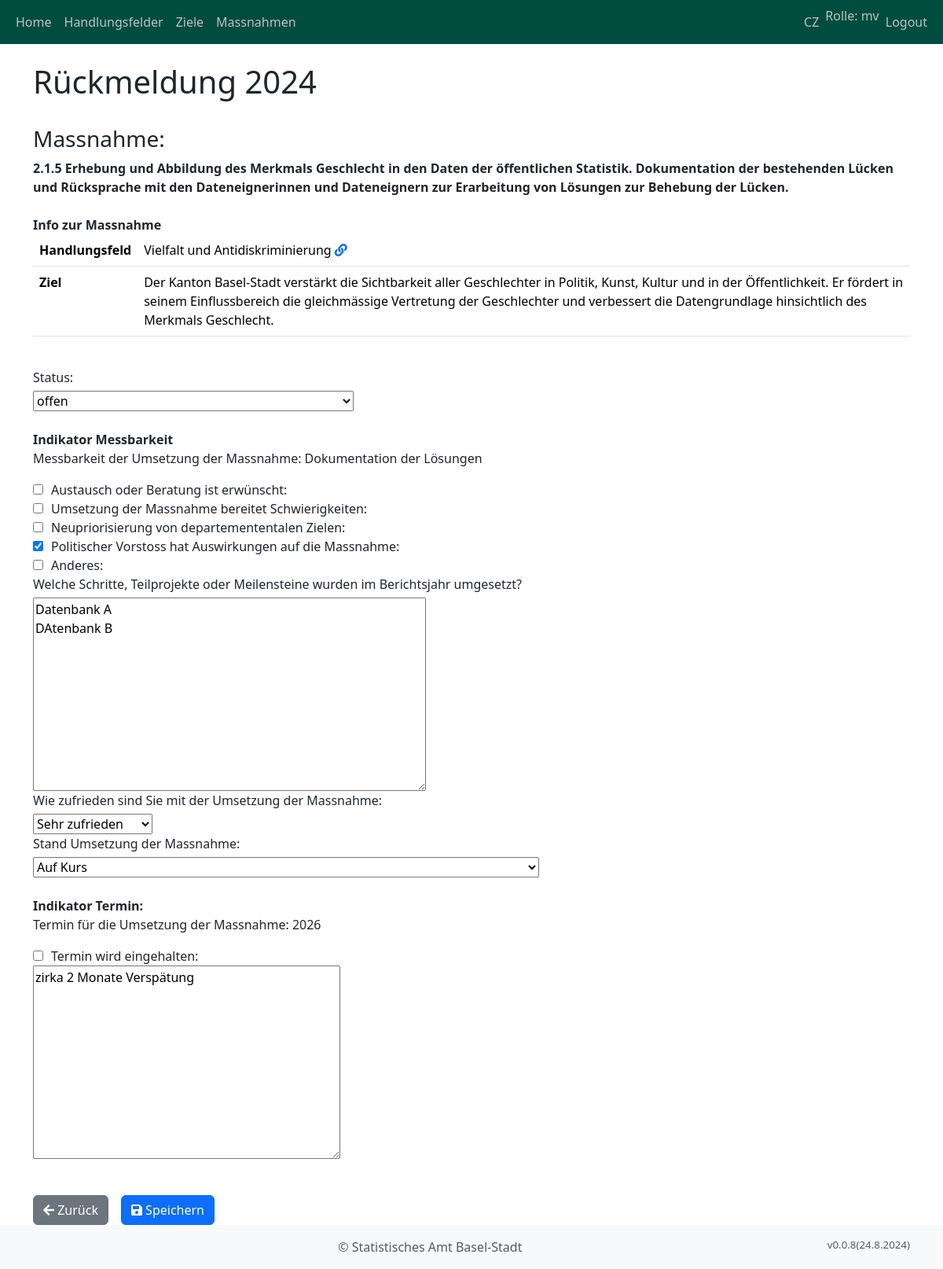
The app's page /plan_record/269/edit/ (signed in), older data.
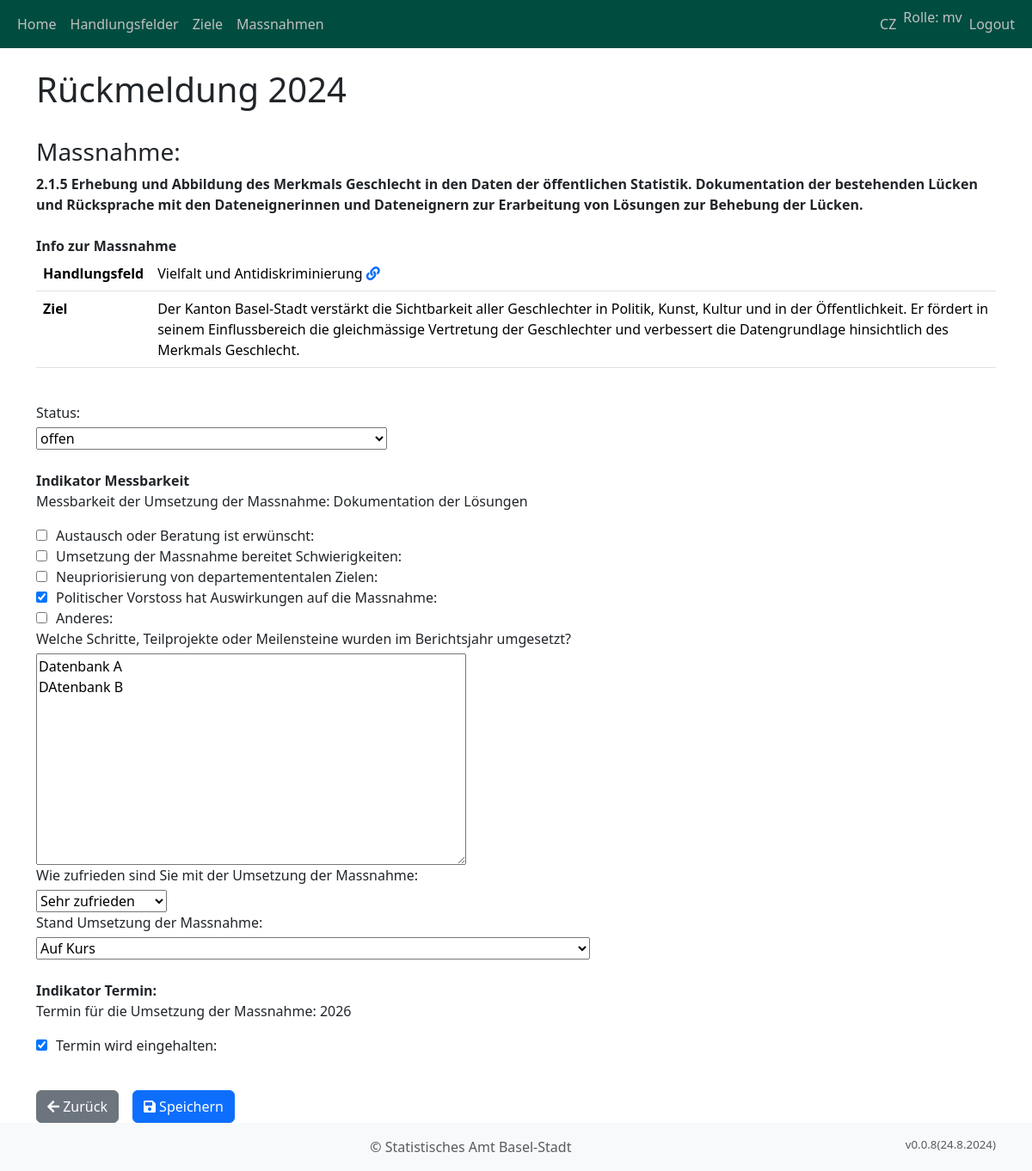
The same page, newer data.
### objective_manager_app/models.py (models this page shows, shortened)
class PlanRecord(models.Model):
    massnahme = models.ForeignKey(Massnahme, on_delete=models.CASCADE)
    jahr = models.IntegerField(verbose_name="Jahr", default=datetime.now().year)
    verantwortlich = models.ForeignKey(Person, on_delete=models.CASCADE, verbose_name="Massnahmenverantwortliche Person", null=True, blank=True, related_name='planrecord_person')
    organisation = models.ForeignKey(Organisation, on_delete=models.CASCADE, verbose_name="Federführende Organisation", null=True, blank=True, related_name='planrecord_organisation')
    rueckmeldung_austausch = models.BooleanField(verbose_name="Austausch oder Beratung ist erwünscht", null=True, default=False)
    rueckmeldung_schwierigkeiten = models.BooleanField(verbose_name="Umsetzung der Massnahme bereitet Schwierigkeiten", null=True, default=False)
    rueckmeldung_neupriorisierung = models.BooleanField(verbose_name="Neupriorisierung von departemententalen Zielen", null=True, default=False)
    rueckmeldung_pol_vorstoss = models.BooleanField(verbose_name="Politischer Vorstoss hat Auswirkungen auf die Massnahme", null=True, default=False)
    rueckmeldung_anderes = models.BooleanField(verbose_name="Anderes", null=True, default=False)
    rueckmeldung_anderes_text = models.TextField(verbose_name="Anderes", max_length=500, null=True, blank=True)
    rueckmeldung_mv = models.TextField(verbose_name="Allgmeine Bemerkungen", null=True, blank=True)
    einhaltung_termin = models.BooleanField(verbose_name="Termin wird eingehalten", null=True, blank=True)
    einhaltung_termin_text = models.TextField(verbose_name="Begründung der Abweichung", max_length=500, null=True, blank=True)
    umsetzung_mv = models.TextField(verbose_name="Welche Schritte, Teilprojekte oder Meilensteine wurden im Berichtsjahr umgesetzt?", null=True, blank=True)
    zufriedenheit = models.ForeignKey(Zufriedenheit, verbose_name="Wie zufrieden sind Sie mit der Umsetzung der Massnahme", null=True, blank=True, on_delete=models.CASCADE, related_name='planrecord_zufriedenheit')
    schwierigkeiten = models.ForeignKey(Wertung, verbose_name="Stand Umsetzung der Massnahme", null=True, blank=True, on_delete=models.CASCADE, related_name='planrecord_schwierigkeiten')
    rueckmeldung_fgs = models.TextField(verbose_name="Bemerkungen FGS", null=True, blank=True)
    rueckmeldung_sp = models.TextField(verbose_name="Bemerkungen SP", null=True, blank=True)
    status = models.ForeignKey(StatusMassnahme,verbose_name="Status", null=True, default=17, on_delete=models.CASCADE)
    erstellt_am = models.DateTimeField(auto_now_add=True, verbose_name='Erstellt am')
    erstellt_von = models.ForeignKey(User, on_delete=models.CASCADE, verbose_name='Erstellt von')

class BusinessObject(models.Model):
    typ = models.ForeignKey("BusinessObjectTyp", on_delete=models.CASCADE, related_name="typ")
    vorgaenger = models.ForeignKey("self", on_delete=models.CASCADE, null=True, blank=True)
    kuerzel = models.CharField(max_length=10, verbose_name="Nummer")
    titel = models.CharField(max_length=200, verbose_name="Titel")
    beschreibung = models.TextField(verbose_name="Beschreibung")
    erstellt_am = models.DateTimeField(auto_now_add=True, verbose_name="Erstellt am")
    erstellt_von = models.ForeignKey(User, on_delete=models.CASCADE, verbose_name="Erstellt von", blank=True)
    jahr_ende = models.IntegerField(verbose_name="Termin", default=datetime.now().year)
    anmerkung_initialisierung = models.TextField(verbose_name="Pol. Vorstoss", null=True, blank=True)
    mess_groesse = models.CharField(max_length=200, verbose_name="Messbarkeit", blank=True, null=True)
    bestehende_massnahme = models.ForeignKey("NeuBestehend", on_delete=models.CASCADE, blank=True, null=True, default=5, related_name="bestehende_massnahme", verbose_name="Bestehende/Neue Massnahme")
    objects = models.Manager()
    handlungsfelder = HandlungsfeldManager()
    ziele = ZielManager()
    massnahmen = MassnahmeManager()
    def __str__(self):
        return self.titel

### objective_manager_app/views.py (the view, shortened to what this page needs)
# urls.py: path("plan_record/<int:pk>/edit/", views.PlanRecordUpdateView.as_view(), name="plan_record_edit"),
class PlanRecordUpdateView(LoginRequiredMixin, UpdateView):
    model = PlanRecord
    template_name = "objective_manager_app/plan_record_edit.html"
    context_object_name = 'plan_record'
    success_url = reverse_lazy('home')  # Adjust this as needed
    def get_form_class(self):
        user = self.request.user
        if user.groups.filter(name='admin').exists():
            return PlanRecordAdminForm
        elif user.groups.filter(name='mv').exists():
            return PlanRecordMVForm
        elif user.groups.filter(name='sp').exists():
            return PlanRecordSPForm
        elif user.groups.filter(name='fgs').exists():
            return PlanRecordFGSForm
        else:
            pass # raise PermissionDenied("You are not authorized to edit this record.")  # Handle unauthorized access
    def get_context_data(self, **kwargs):
        context = super().get_context_data(**kwargs)
        user = self.request.user
        context['is_fgs_member'] = user.groups.filter(name='fgs').exists()
        context['is_sp_member'] = user.groups.filter(name='sp').exists()
        context['is_mv_member'] = user.groups.filter(name='mv').exists()
        return context

### objective_manager_app/models.py (called while the page is built)
    def __str__(self):
        return self.titel

### objective_manager_app/templatetags/custom_filters.py (called while the page is built)
@register.filter(name='is_in_group')
def is_in_group(user, group_name):
    if user.is_authenticated:
        return user.groups.filter(name=group_name).exists()
    return False

### templates/objective_manager_app/plan_record_edit.html (shortened to what this page needs)
{% extends "base.html" %}
{% load crispy_forms_tags %}
{% block content %}
<div class="container">
    <h1>Rückmeldung {{ plan_record.jahr }}</h1>
    <br>
    <h3>Massnahme:</h3><b>{{ plan_record.massnahme.kuerzel }} {{ plan_record.massnahme }}</b>
    <br>
    <br>
    <b>Info zur Massnahme</b>
    <table class="table">
        <tr>
            <th>Handlungsfeld</th>
            <td>{{ plan_record.massnahme.vorgaenger.vorgaenger  }}
                <a href="{% url 'handlungsfeld_detail' plan_record.massnahme.vorgaenger.vorgaenger.pk %}">
                    <i class="fas fa-link"></i>
                </a>
            </td>
        </tr>
        <tr>
            <th>Ziel</th>
            <td>{{ plan_record.massnahme.vorgaenger.beschreibung  }}</td>
        </tr>
    </table>
    <br>
    <form method="post" action="{% url 'plan_record_edit' plan_record.id %}">
        <div class="form-block">
            <div class="form-group">
                {{ form.status.label_tag }}
                {{ form.status }}
            </div>
            <b>Indikator Messbarkeit</b>
            <p>Messbarkeit der Umsetzung der Massnahme: {{ plan_record.massnahme.mess_groesse }}</p>
            <div class="form-group-inline">
                {{ form.rueckmeldung_austausch }}
                {{ form.rueckmeldung_austausch.label_tag }}
            </div>
            <div class="form-group-inline">
                {{ form.rueckmeldung_schwierigkeiten }}
                {{ form.rueckmeldung_schwierigkeiten.label_tag }}
            </div>
            <div class="form-group-inline">
                {{ form.rueckmeldung_neupriorisierung }}
                {{ form.rueckmeldung_neupriorisierung.label_tag }}
            </div>
            <div class="form-group-inline">
                {{ form.rueckmeldung_pol_vorstoss }}
                {{ form.rueckmeldung_pol_vorstoss.label_tag }}
            </div>
            <div class="form-group-inline">
                {{ form.rueckmeldung_anderes }}
                {{ form.rueckmeldung_anderes.label_tag }}
            </div>
            <div class="form-group">
                {{ form.umsetzung_mv.label_tag }}
                {{ form.umsetzung_mv }}
            </div>
            <div class="form-group">
                {{ form.zufriedenheit.label_tag }}
                {{ form.zufriedenheit }}
            </div>
            <div class="form-group">
                {{ form.schwierigkeiten.label_tag }}
                {{ form.schwierigkeiten }}
            </div>
        </div>
        <br>
        <div class="form-block">
            <b>Indikator Termin:</b>
            <p>Termin für die Umsetzung der Massnahme: {{ plan_record.massnahme.jahr_ende }}</p>
            <div class="form-group-inline">
                {{ form.einhaltung_termin }}
                {{ form.einhaltung_termin.label_tag }}
            </div>
            <div class="form-group" id="einhaltung_termin_text_block" style="display: none;">
                {{ form.einhaltung_termin_text }}
            </div>
        </div>
        <br>
        <div class="d-flex align-items-start">
            <a href="{% url 'home' %}" class="btn btn-secondary mt-3">
                <i class="fas fa-arrow-left"></i> Zurück
            </a>
            <button type="submit" class="btn btn-primary ms-3 mt-3">
                <i class="fas fa-save"></i> Speichern
            </button>
        </div>
    </form>
</div>
{% endblock %}

Row changes from the older to the newer data that the page shows:
changed PlanRecord "offen": einhaltung_termin "☐" → "☑"; einhaltung_termin_text "zirka 2 Monate Verspätung" → (not shown)
